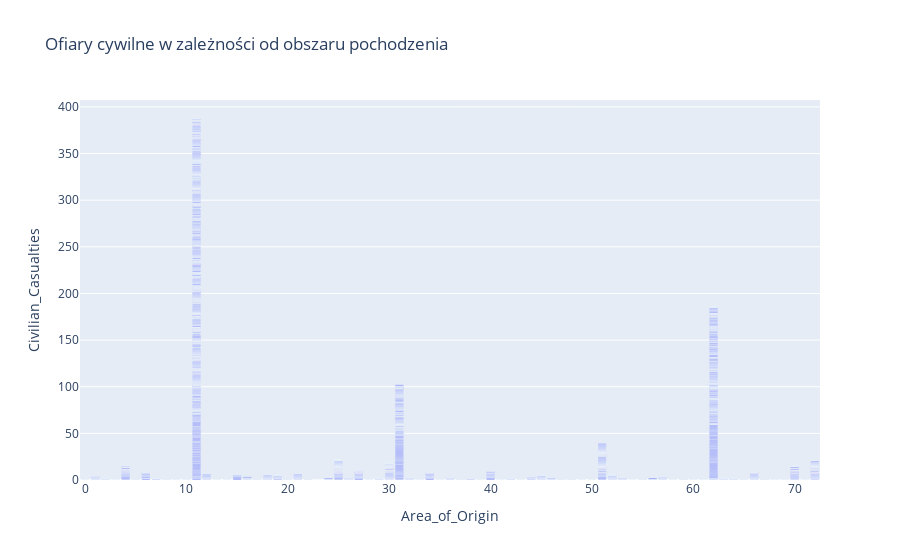

This figure's notebook cell:
### Code cell
fig = px.bar(df_mode, x='Area_of_Origin', y='Civilian_Casualties', title='Ofiary cywilne w zależności od obszaru pochodzenia')
fig.show()

# Cooking Area or Kitchen --> 11

### Figure 1 — Plotly figure (JSON) as saved in the notebook; plotly's stock layout.template omitted (floating-point values rounded to 4 significant figures; data arrays with more than 128 entries replaced by an {"elided": "..."} marker saying what was removed)
{"data": [{"alignmentgroup": "True", "hovertemplate": "Area_of_Origin=%{x}<br>Civilian_Casualties=%{y}<extra></extra>", "legendgroup": "", "marker": {"color": "#636efa", "pattern": {"shape": ""}}, "name": "", "offsetgroup": "", "orientation": "v", "showlegend": false, "textposition": "auto", "type": "bar", "x": {"elided": "11181 int values"}, "xaxis": "x", "y": {"elided": "11181 int values"}, "yaxis": "y"}], "layout": {"barmode": "relative", "legend": {"tracegroupgap": 0}, "title": {"text": "Ofiary cywilne w zależności od obszaru pochodzenia"}, "xaxis": {"anchor": "y", "domain": [0, 1], "title": {"text": "Area_of_Origin"}}, "yaxis": {"anchor": "x", "domain": [0, 1], "title": {"text": "Civilian_Casualties"}}}}
